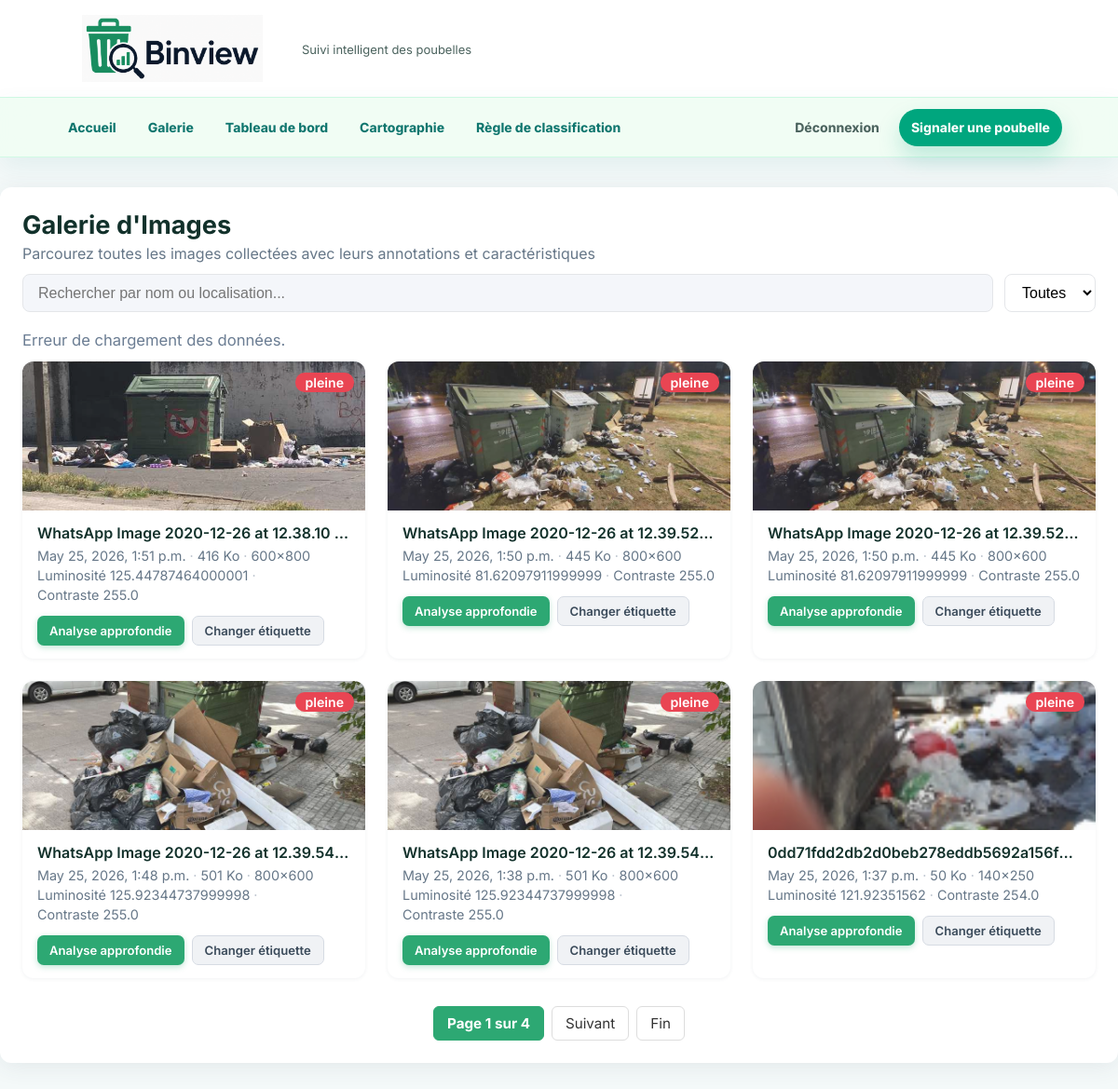
/galerie/ (signed in), run on the app's committed database.
### analyse/models.py (models this page shows, shortened)
class Image(models.Model):
    image = models.ImageField(upload_to='uploads/')
    nom_fichier = models.CharField(max_length=255)
    annotation = models.CharField(
        max_length=20,
        choices=[
            ('vide', 'Vide'),
            ('moitie', 'À moitié pleine'),
            ('pleine', 'Pleine'),
            ('debordante', 'Débordante'),
            ('depot_sauvage', 'Dépôt sauvage')
        ],
        blank=True,
        null=True
    )
    date_upload = models.DateTimeField(auto_now_add=True)
    largeur = models.IntegerField(null=True, blank=True)
    hauteur = models.IntegerField(null=True, blank=True)
    taille_ko = models.IntegerField(null=True, blank=True)
    r_moyen = models.IntegerField(null=True, blank=True)
    v_moyen = models.IntegerField(null=True, blank=True)
    b_moyen = models.IntegerField(null=True, blank=True)
    luminance_moyenne = models.FloatField(null=True, blank=True)
    has_contours = models.BooleanField(null=True, blank=True)
    contraste = models.FloatField(null=True, blank=True)
    histogramme = models.TextField(null=True, blank=True)

### analyse/views.py (the view)
# urls.py: path('galerie/', views.galerie, name='galerie'),
@image_view_required
def galerie(request):
    filtre = request.GET.get('filtre')
    images = Image.objects.all().order_by('-date_upload')
    if filtre in ['pleine', 'vide']:
        images = images.filter(annotation=filtre)
    paginator = Paginator(images, 6)
    page_number = request.GET.get('page')
    page_obj = paginator.get_page(page_number)
    return render(request, 'galerie.html', {'images': page_obj})

### analyse/access.py (called while the page is built)
def staff_permissions_required(*permissions):
    def has_access(user):
        if not user.is_authenticated or not user.is_staff:
            return False
        if user.is_superuser:
            return True
        return all(user.has_perm(permission) for permission in permissions)
    return user_passes_test(has_access, login_url="/admin/login/")

### analyse/templates/galerie.html (shortened to what this page needs)
{% load static %}
<html lang="fr">
<head>
    <link rel="stylesheet" href="{% static 'analyse/galerie.css' %}">
    <link rel="stylesheet" href="{% static 'analyse/navbar.css' %}">
</head>
<body>
    {% include "components/navbar.html" %}
    <div class="container">
        <div class="header">
            <h2>Galerie d'Images</h2>
            <p>Parcourez toutes les images collectées avec leurs annotations et caractéristiques</p>
            <div class="controls">
                <input id="search-bar" class="search-bar" placeholder="Rechercher par nom ou localisation...">
                <select id="filter-annotation">
                    <option value="all">Toutes</option>
                </select>
            </div>
        </div>
        <div id="gallery-count" style="color:#6b7d93;font-size:1.04rem;margin-bottom:13px;">Chargement…</div>
        <div class="image-gallery" id="image-gallery">
            {% for img in images %}
            <div class="image-card" data-index="{{ forloop.counter0 }}" data-name="{{ img.nom_fichier|lower }}" data-annotation="{{ img.annotation }}">
                <div class="image-thumb">
                    <img src="{{ img.image.url }}" alt="{{ img.nom_fichier }}" loading="lazy">
                    <div class="card-badge">
                        <span class="chip {% if img.annotation == 'pleine' %}chip-pleine{% else %}chip-vide{% endif %}">
                            {{ img.annotation }}
                        </span>
                    </div>
                </div>
                <div class="card-info">
                    <div class="card-title">{{ img.nom_fichier }}</div>
                    <div class="card-meta">
                        <span>{{ img.date_upload }}</span>
                        <span class="sep">·</span>
                        <span>{{ img.taille_ko }} Ko</span>
                        <span class="sep">·</span>
                        <span>{{ img.largeur }}×{{ img.hauteur }}</span>
                    </div>
                    <div class="card-meta">
                        <span>Luminosité {{ img.luminance_moyenne }}</span>
                        <span class="sep">·</span>
                        <span>Contraste {{ img.contraste }}</span>
                    </div>
                    <div class="card-actions">
                        <a class="btn btn-primary" href="/img_analyse/{{ img.id }}" onclick="event.stopPropagation()">Analyse approfondie</a>
                        <a class="btn btn-secondary" href="/update_annotation/{{ img.id }}" onclick="event.stopPropagation()">Changer étiquette</a>
                    </div>
                </div>
            </div>
            {% endfor %}
        </div>
        <div class="pagination">
            <span class="current">Page {{ images.number }} sur {{ images.paginator.num_pages }}</span>
            {% if images.has_next %}
                <a href="?page={{ images.next_page_number }}">Suivant</a>
                <a href="?page={{ images.paginator.num_pages }}">Fin</a>
            {% endif %}
        </div>
    </div>
</body>
</html>

### analyse/static/analyse/galerie.css (style rules this page uses)
body { background: linear-gradient(135deg, #f3f8fd 0%, #e8f0fa 100%); margin: 0; color: #222; min-height: 100vh; }
.container { max-width: 1280px; margin: 32px auto; padding: 24px; background: #fff; border-radius: 12px; box-shadow: 0 4px 24px 0 rgba(60, 72, 88, 0.09); }
.container .header { margin-bottom: 20px; }
.container .header h2 { margin: 0 0 4px 0; font-size: 1.7rem; font-weight: 700; }
.container .header p { color: #678; margin: 0 0 12px 0; }
.container .header .controls { display: flex; gap: 12px; margin-bottom: 12px; }
.search-bar { flex: 1; padding: 10px 16px; border-radius: 8px; border: 1px solid #e4e6e9; background: #f4f6fa; font-size: 1rem; outline: none; transition: border 0.2s; }
#filter-annotation { padding: 10px 14px; border-radius: 8px; border: 1px solid #e4e6e9; background: #fff; font-size: 1rem; outline: none; cursor: pointer; transition: border 0.2s; }
.image-gallery { display: grid; grid-template-columns: repeat(auto-fill, minmax(300px, 1fr)); gap: 24px; }
.image-card { background: #f7f7fa; border-radius: 12px; overflow: hidden; box-shadow: 0 1px 4px 0 rgba(60, 72, 88, 0.07); cursor: pointer; transition: transform 0.15s, box-shadow 0.15s; display: flex; flex-direction: column; }
.image-thumb { height: 160px; background: #e4e6e9; display: flex; align-items: center; justify-content: center; position: relative; overflow: hidden; }
.image-thumb img { width: 100%; height: 160px; object-fit: cover; opacity: 0.88; transition: opacity 0.2s; }
.card-badge { position: absolute; right: 12px; top: 12px; }
.card-info { padding: 14px 16px; background: #fff; display: flex; flex-direction: column; gap: 4px; flex: 1; }
.card-title { font-size: 1rem; font-weight: 600; margin-bottom: 2px; white-space: nowrap; overflow: hidden; text-overflow: ellipsis; }
.card-meta { color: #678; font-size: 0.9rem; display: flex; align-items: center; gap: 4px; flex-wrap: wrap; }
.card-meta .sep { color: #bcc4ce; }
.card-actions { display: flex; gap: 8px; margin-top: 10px; }
.btn { display: inline-flex; align-items: center; justify-content: center; padding: 7px 13px; border-radius: 7px; font-size: 0.82rem; font-weight: 600; text-decoration: none; cursor: pointer; transition: background 0.15s, transform 0.1s, box-shadow 0.15s; border: none; white-space: nowrap; }
.btn-primary { background: #2da873; color: #fff; box-shadow: 0 2px 6px rgba(45, 168, 115, 0.30); }
.btn-secondary { background: #f0f2f5; color: #3a4a5a; border: 1px solid #d6dbe3; }
.chip { display: inline-block; padding: 2px 11px; border-radius: 10px; font-size: 0.88rem; font-weight: 600; color: #fff; }
.chip-pleine { background: #e94553; }
.pagination { margin-top: 30px; display: flex; justify-content: center; align-items: center; gap: 8px; flex-wrap: wrap; }
.pagination a, .pagination span { padding: 8px 14px; border: 1px solid #ddd; border-radius: 6px; text-decoration: none; color: #333; background: #fff; font-size: 0.95rem; transition: background 0.15s; }
.pagination .current { font-weight: bold; background-color: #2da873; color: white; border-color: #2da873; }

### analyse/static/analyse/navbar.css (style rules this page uses)
:root { --primary-color: #00A67E; --primary-dark: #007f62; --secondary-color: #E8F5E9; --surface: #ffffff; --border-soft: #d1fae5; --text-primary: #12312b; --text-secondary: #4b635e; --shadow-soft: 0 12px 30px rgba(15, 118, 110, 0.10); }
* { box-sizing: border-box; }
body { margin: 0; font-family: Inter, Poppins, -apple-system, BlinkMacSystemFont, "Segoe UI", Roboto, Arial, sans-serif; color: var(--text-primary); background: #f4f9f9; }

### data on the page
Image: image (picture), annotation "pleine", nom_fichier "WhatsApp Image 2020-12-26 at 12.38.10…", date_upload "May 25, 2026, 1:51 p.m.", taille_ko "416", largeur "600", hauteur "800", luminance_moyenne "125.44787464000001", contraste "255.0"
Image: image (picture), annotation "pleine", nom_fichier "WhatsApp Image 2020-12-26 at 12.39.52…", date_upload "May 25, 2026, 1:50 p.m.", taille_ko "445", largeur "800", hauteur "600", luminance_moyenne "81.62097911999999", contraste "255.0"
Image: image (picture), annotation "pleine", nom_fichier "WhatsApp Image 2020-12-26 at 12.39.52…", date_upload "May 25, 2026, 1:50 p.m.", taille_ko "445", largeur "800", hauteur "600", luminance_moyenne "81.62097911999999", contraste "255.0"
Image: image (picture), annotation "pleine", nom_fichier "WhatsApp Image 2020-12-26 at 12.39.54…", date_upload "May 25, 2026, 1:48 p.m.", taille_ko "501", largeur "800", hauteur "600", luminance_moyenne "125.92344737999998", contraste "255.0"
Image: image (picture), annotation "pleine", nom_fichier "WhatsApp Image 2020-12-26 at 12.39.54…", date_upload "May 25, 2026, 1:38 p.m.", taille_ko "501", largeur "800", hauteur "600", luminance_moyenne "125.92344737999998", contraste "255.0"
Image: image (picture), annotation "pleine", nom_fichier "0dd71fdd2db2d0beb278eddb5692a156f…", date_upload "May 25, 2026, 1:37 p.m.", taille_ko "50", largeur "140", hauteur "250", luminance_moyenne "121.92351562", contraste "254.0"

### other printed values
{{ images.number }} "1"
{{ images.paginator.num_pages }} "4"
